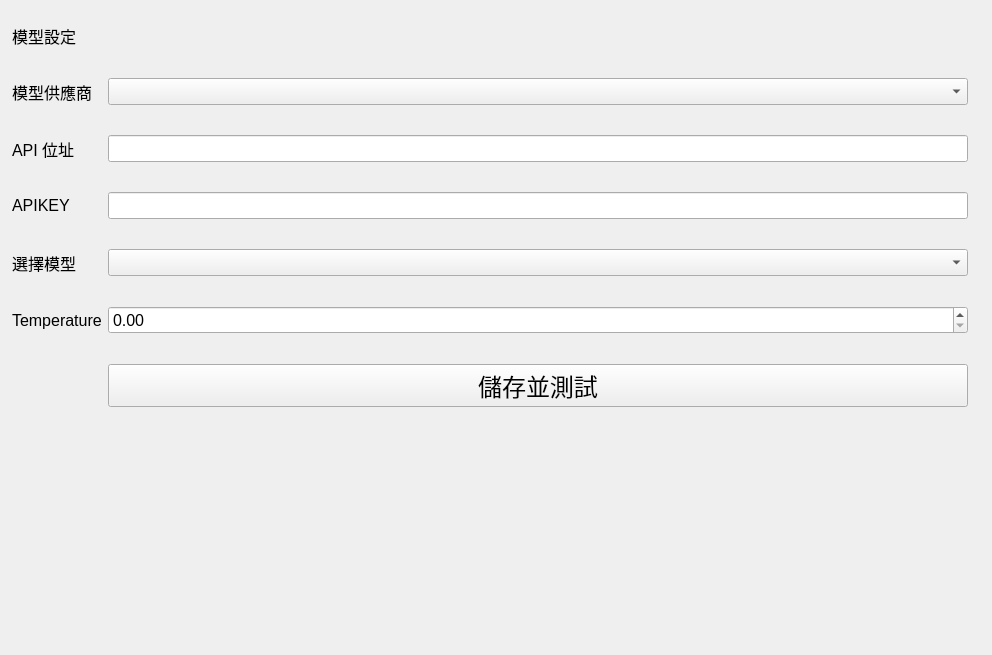
<?xml version="1.0" encoding="UTF-8"?>
<ui version="4.0">
 <class>LLMSettings</class>
 <widget class="QWidget" name="LLMSettings">
  <property name="geometry">
   <rect>
    <x>0</x>
    <y>0</y>
    <width>992</width>
    <height>655</height>
   </rect>
  </property>
  <property name="font">
   <font>
    <family>Microsoft YaHei UI</family>
    <pointsize>12</pointsize>
   </font>
  </property>
  <property name="windowTitle">
   <string>Form</string>
  </property>
  <layout class="QVBoxLayout" name="verticalLayout">
   <property name="leftMargin">
    <number>0</number>
   </property>
   <property name="topMargin">
    <number>0</number>
   </property>
   <property name="rightMargin">
    <number>0</number>
   </property>
   <property name="bottomMargin">
    <number>0</number>
   </property>
   <item>
    <layout class="QFormLayout" name="formLayout">
     <property name="fieldGrowthPolicy">
      <enum>QFormLayout::FieldGrowthPolicy::AllNonFixedFieldsGrow</enum>
     </property>
     <property name="rowWrapPolicy">
      <enum>QFormLayout::RowWrapPolicy::DontWrapRows</enum>
     </property>
     <property name="verticalSpacing">
      <number>30</number>
     </property>
     <property name="leftMargin">
      <number>12</number>
     </property>
     <property name="topMargin">
      <number>24</number>
     </property>
     <property name="rightMargin">
      <number>24</number>
     </property>
     <property name="bottomMargin">
      <number>24</number>
     </property>
     <item row="1" column="0">
      <widget class="BodyLabel" name="modelProviderLabel">
       <property name="text">
        <string>模型供應商</string>
       </property>
      </widget>
     </item>
     <item row="1" column="1">
      <widget class="ComboBox" name="modelProviderCombobox"/>
     </item>
     <item row="4" column="0">
      <widget class="BodyLabel" name="modelChoosingLabel">
       <property name="text">
        <string>選擇模型</string>
       </property>
      </widget>
     </item>
     <item row="4" column="1">
      <widget class="EditableComboBox" name="modelChoosingCombobox"/>
     </item>
     <item row="5" column="0">
      <widget class="BodyLabel" name="modelTemperatureLabel">
       <property name="text">
        <string>Temperature</string>
       </property>
      </widget>
     </item>
     <item row="5" column="1">
      <widget class="DoubleSpinBox" name="modelTemperatureSpinBox">
       <property name="maximum">
        <double>1.000000000000000</double>
       </property>
       <property name="singleStep">
        <double>0.100000000000000</double>
       </property>
      </widget>
     </item>
     <item row="6" column="1">
      <widget class="PushButton" name="LLMTestButton">
       <property name="font">
        <font>
         <family>Microsoft YaHei UI</family>
         <pointsize>18</pointsize>
        </font>
       </property>
       <property name="text">
        <string>儲存並測試</string>
       </property>
      </widget>
     </item>
     <item row="3" column="0">
      <widget class="BodyLabel" name="APIKeyLabel">
       <property name="text">
        <string>APIKEY</string>
       </property>
      </widget>
     </item>
     <item row="3" column="1">
      <widget class="PasswordLineEdit" name="APIKeyLineEdit"/>
     </item>
     <item row="2" column="1">
      <widget class="LineEdit" name="APIAdressLineEdit"/>
     </item>
     <item row="2" column="0">
      <widget class="BodyLabel" name="APIAdressLabel">
       <property name="text">
        <string>API 位址</string>
       </property>
      </widget>
     </item>
     <item row="0" column="0">
      <widget class="TitleLabel" name="label">
       <property name="text">
        <string>模型設定</string>
       </property>
      </widget>
     </item>
     <item row="0" column="1">
      <spacer name="horizontalSpacer">
       <property name="orientation">
        <enum>Qt::Orientation::Horizontal</enum>
       </property>
       <property name="sizeHint" stdset="0">
        <size>
         <width>40</width>
         <height>20</height>
        </size>
       </property>
      </spacer>
     </item>
    </layout>
   </item>
  </layout>
 </widget>
 <customwidgets>
  <customwidget>
   <class>PushButton</class>
   <extends>QPushButton</extends>
   <header>qfluentwidgets</header>
  </customwidget>
  <customwidget>
   <class>ComboBox</class>
   <extends>QComboBox</extends>
   <header>qfluentwidgets</header>
  </customwidget>
  <customwidget>
   <class>BodyLabel</class>
   <extends>QLabel</extends>
   <header>qfluentwidgets</header>
  </customwidget>
  <customwidget>
   <class>LineEdit</class>
   <extends>QLineEdit</extends>
   <header>qfluentwidgets</header>
  </customwidget>
  <customwidget>
   <class>PasswordLineEdit</class>
   <extends>QLineEdit</extends>
   <header>qfluentwidgets</header>
  </customwidget>
  <customwidget>
   <class>DoubleSpinBox</class>
   <extends>QDoubleSpinBox</extends>
   <header>qfluentwidgets</header>
  </customwidget>
  <customwidget>
   <class>EditableComboBox</class>
   <extends>QComboBox</extends>
   <header>qfluentwidgets</header>
  </customwidget>
  <customwidget>
   <class>TitleLabel</class>
   <extends>QLabel</extends>
   <header>qfluentwidgets</header>
  </customwidget>
 </customwidgets>
 <resources/>
 <connections/>
</ui>
